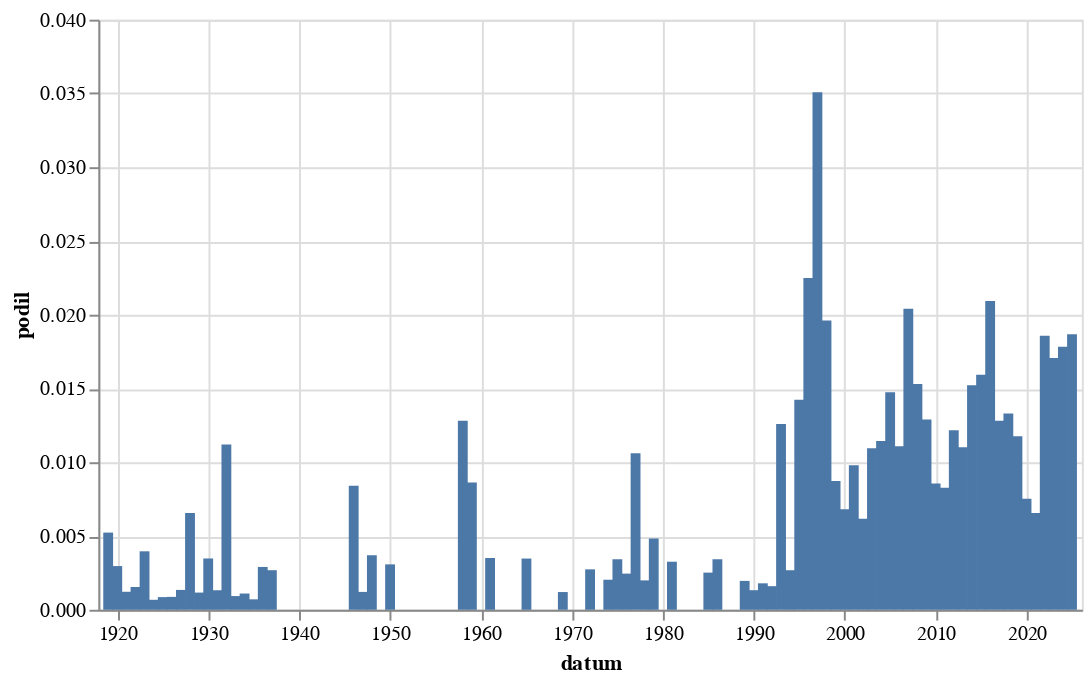

The code cell stored with this chart in its notebook:
### Code cell
graf(vyvoj(r'Brusel'))

### Figure 1 — Vega-Lite specification as saved in the notebook (floating-point values rounded to 4 significant figures)
{"config": {"view": {"continuousWidth": 300, "continuousHeight": 300}}, "data": {"name": "data-f533eb0eb534e5b647016d2c62f1b40b"}, "mark": {"type": "bar"}, "encoding": {"x": {"field": "datum", "type": "temporal"}, "y": {"field": "podil", "type": "quantitative"}}, "height": 300, "width": 500, "$schema": "https://vega.github.io/schema/vega-lite/v5.8.0.json", "datasets": {"data-f533eb0eb534e5b647016d2c62f1b40b": [{"datum": "1919-01-01T00:00:00", "text": 12, "text_right": 2294, "podil": 0.005231}, {"datum": "1920-01-01T00:00:00", "text": 9, "text_right": 3038, "podil": 0.002962}, {"datum": "1921-01-01T00:00:00", "text": 5, "text_right": 4098, "podil": 0.00122}, {"datum": "1922-01-01T00:00:00", "text": 6, "text_right": 3886, "podil": 0.001544}, {"datum": "1923-01-01T00:00:00", "text": 10, "text_right": 2523, "podil": 0.003964}, {"datum": "1924-01-01T00:00:00", "text": 2, "text_right": 2955, "podil": 0.0006768}, {"datum": "1925-01-01T00:00:00", "text": 2, "text_right": 2332, "podil": 0.0008576}, {"datum": "1926-01-01T00:00:00", "text": 3, "text_right": 3430, "podil": 0.0008746}, {"datum": "1927-01-01T00:00:00", "text": 4, "text_right": 2973, "podil": 0.001345}, {"datum": "1928-01-01T00:00:00", "text": 20, "text_right": 3050, "podil": 0.006557}, {"datum": "1929-01-01T00:00:00", "text": 2, "text_right": 1716, "podil": 0.001166}, {"datum": "1930-01-01T00:00:00", "text": 12, "text_right": 3451, "podil": 0.003477}, {"datum": "1931-01-01T00:00:00", "text": 4, "text_right": 3022, "podil": 0.001324}, {"datum": "1932-01-01T00:00:00", "text": 23, "text_right": 2054, "podil": 0.0112}, {"datum": "1933-01-01T00:00:00", "text": 2, "text_right": 2152, "podil": 0.0009294}, {"datum": "1934-01-01T00:00:00", "text": 2, "text_right": 1816, "podil": 0.001101}, {"datum": "1935-01-01T00:00:00", "text": 1, "text_right": 1414, "podil": 0.0007072}, {"datum": "1936-01-01T00:00:00", "text": 6, "text_right": 2067, "podil": 0.002903}, {"datum": "1937-01-01T00:00:00", "text": 5, "text_right": 1864, "podil": 0.002682}, {"datum": "1946-01-01T00:00:00", "text": 14, "text_right": 1666, "podil": 0.008403}, {"datum": "1947-01-01T00:00:00", "text": 2, "text_right": 1651, "podil": 0.001211}, {"datum": "1948-01-01T00:00:00", "text": 5, "text_right": 1353, "podil": 0.003695}, {"datum": "1950-01-01T00:00:00", "text": 1, "text_right": 325, "podil": 0.003077}, {"datum": "1958-01-01T00:00:00", "text": 3, "text_right": 234, "podil": 0.01282}, {"datum": "1959-01-01T00:00:00", "text": 2, "text_right": 232, "podil": 0.008621}, {"datum": "1961-01-01T00:00:00", "text": 1, "text_right": 285, "podil": 0.003509}, {"datum": "1965-01-01T00:00:00", "text": 1, "text_right": 288, "podil": 0.003472}, {"datum": "1969-01-01T00:00:00", "text": 1, "text_right": 832, "podil": 0.001202}, {"datum": "1972-01-01T00:00:00", "text": 1, "text_right": 365, "podil": 0.00274}, {"datum": "1974-01-01T00:00:00", "text": 1, "text_right": 491, "podil": 0.002037}, {"datum": "1975-01-01T00:00:00", "text": 2, "text_right": 584, "podil": 0.003425}, {"datum": "1976-01-01T00:00:00", "text": 1, "text_right": 408, "podil": 0.002451}, {"datum": "1977-01-01T00:00:00", "text": 5, "text_right": 471, "podil": 0.01062}, {"datum": "1978-01-01T00:00:00", "text": 1, "text_right": 502, "podil": 0.001992}, {"datum": "1979-01-01T00:00:00", "text": 2, "text_right": 414, "podil": 0.004831}, {"datum": "1981-01-01T00:00:00", "text": 1, "text_right": 307, "podil": 0.003257}, {"datum": "1985-01-01T00:00:00", "text": 1, "text_right": 397, "podil": 0.002519}, {"datum": "1986-01-01T00:00:00", "text": 1, "text_right": 292, "podil": 0.003425}, {"datum": "1989-01-01T00:00:00", "text": 2, "text_right": 1022, "podil": 0.001957}, {"datum": "1990-01-01T00:00:00", "text": 7, "text_right": 5274, "podil": 0.001327}, {"datum": "1991-01-01T00:00:00", "text": 14, "text_right": 7806, "podil": 0.001793}, {"datum": "1992-01-01T00:00:00", "text": 9, "text_right": 5627, "podil": 0.001599}, {"datum": "1993-01-01T00:00:00", "text": 5, "text_right": 397, "podil": 0.01259}, {"datum": "1994-01-01T00:00:00", "text": 1, "text_right": 373, "podil": 0.002681}, {"datum": "1995-01-01T00:00:00", "text": 8, "text_right": 562, "podil": 0.01423}, {"datum": "1996-01-01T00:00:00", "text": 11, "text_right": 489, "podil": 0.02249}, {"datum": "1997-01-01T00:00:00", "text": 24, "text_right": 684, "podil": 0.03509}, {"datum": "1998-01-01T00:00:00", "text": 35, "text_right": 1785, "podil": 0.01961}, {"datum": "1999-01-01T00:00:00", "text": 68, "text_right": 7791, "podil": 0.008728}, {"datum": "2000-01-01T00:00:00", "text": 56, "text_right": 8218, "podil": 0.006814}, {"datum": "2001-01-01T00:00:00", "text": 76, "text_right": 7754, "podil": 0.009801}, {"datum": "2002-01-01T00:00:00", "text": 39, "text_right": 6316, "podil": 0.006175}, {"datum": "2003-01-01T00:00:00", "text": 94, "text_right": 8590, "podil": 0.01094}, {"datum": "2004-01-01T00:00:00", "text": 90, "text_right": 7865, "podil": 0.01144}, {"datum": "2005-01-01T00:00:00", "text": 161, "text_right": 10922, "podil": 0.01474}, {"datum": "2006-01-01T00:00:00", "text": 85, "text_right": 7664, "podil": 0.01109}, {"datum": "2007-01-01T00:00:00", "text": 152, "text_right": 7448, "podil": 0.02041}, {"datum": "2008-01-01T00:00:00", "text": 122, "text_right": 7968, "podil": 0.01531}, {"datum": "2009-01-01T00:00:00", "text": 114, "text_right": 8843, "podil": 0.01289}, {"datum": "2010-01-01T00:00:00", "text": 48, "text_right": 5605, "podil": 0.008564}, {"datum": "2011-01-01T00:00:00", "text": 65, "text_right": 7852, "podil": 0.008278}, {"datum": "2012-01-01T00:00:00", "text": 81, "text_right": 6659, "podil": 0.01216}, {"datum": "2013-01-01T00:00:00", "text": 47, "text_right": 4268, "podil": 0.01101}, {"datum": "2014-01-01T00:00:00", "text": 145, "text_right": 9532, "podil": 0.01521}, {"datum": "2015-01-01T00:00:00", "text": 157, "text_right": 9853, "podil": 0.01593}, {"datum": "2016-01-01T00:00:00", "text": 212, "text_right": 10133, "podil": 0.02092}, {"datum": "2017-01-01T00:00:00", "text": 106, "text_right": 8277, "podil": 0.01281}, {"datum": "2018-01-01T00:00:00", "text": 131, "text_right": 9846, "podil": 0.0133}, {"datum": "2019-01-01T00:00:00", "text": 128, "text_right": 10877, "podil": 0.01177}, {"datum": "2020-01-01T00:00:00", "text": 81, "text_right": 10757, "podil": 0.00753}, {"datum": "2021-01-01T00:00:00", "text": 59, "text_right": 9003, "podil": 0.006553}, {"datum": "2022-01-01T00:00:00", "text": 196, "text_right": 10550, "podil": 0.01858}, {"datum": "2023-01-01T00:00:00", "text": 198, "text_right": 11599, "podil": 0.01707}, {"datum": "2024-01-01T00:00:00", "text": 209, "text_right": 11725, "podil": 0.01783}, {"datum": "2025-01-01T00:00:00", "text": 87, "text_right": 4659, "podil": 0.01867}]}}
